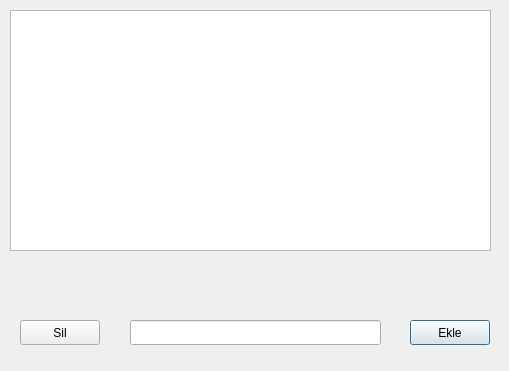
<?xml version="1.0" encoding="UTF-8"?>
<ui version="4.0">
 <class>ornek</class>
 <widget class="QDialog" name="ornek">
  <property name="geometry">
   <rect>
    <x>0</x>
    <y>0</y>
    <width>509</width>
    <height>371</height>
   </rect>
  </property>
  <property name="windowTitle">
   <string>Dialog</string>
  </property>
  <widget class="QListWidget" name="liste">
   <property name="geometry">
    <rect>
     <x>10</x>
     <y>10</y>
     <width>481</width>
     <height>241</height>
    </rect>
   </property>
  </widget>
  <widget class="QPushButton" name="btn_ekle">
   <property name="geometry">
    <rect>
     <x>410</x>
     <y>320</y>
     <width>80</width>
     <height>25</height>
    </rect>
   </property>
   <property name="text">
    <string>Ekle</string>
   </property>
  </widget>
  <widget class="QLineEdit" name="edit_eleman">
   <property name="geometry">
    <rect>
     <x>130</x>
     <y>320</y>
     <width>251</width>
     <height>25</height>
    </rect>
   </property>
  </widget>
  <widget class="QPushButton" name="btn_sil">
   <property name="geometry">
    <rect>
     <x>20</x>
     <y>320</y>
     <width>80</width>
     <height>25</height>
    </rect>
   </property>
   <property name="text">
    <string>Sil</string>
   </property>
  </widget>
 </widget>
 <resources/>
 <connections>
  <connection>
   <sender>btn_sil</sender>
   <signal>clicked()</signal>
   <receiver>ornek</receiver>
   <slot>btn_sil_basildi()</slot>
   <hints>
    <hint type="sourcelabel">
     <x>58</x>
     <y>329</y>
    </hint>
    <hint type="destinationlabel">
     <x>54</x>
     <y>303</y>
    </hint>
   </hints>
  </connection>
  <connection>
   <sender>btn_ekle</sender>
   <signal>clicked()</signal>
   <receiver>ornek</receiver>
   <slot>btn_ekle_basildi()</slot>
   <hints>
    <hint type="sourcelabel">
     <x>452</x>
     <y>330</y>
    </hint>
    <hint type="destinationlabel">
     <x>447</x>
     <y>307</y>
    </hint>
   </hints>
  </connection>
  <connection>
   <sender>liste</sender>
   <signal>itemActivated(QListWidgetItem*)</signal>
   <receiver>ornek</receiver>
   <slot>list_eleman_tiklandi()</slot>
   <hints>
    <hint type="sourcelabel">
     <x>243</x>
     <y>224</y>
    </hint>
    <hint type="destinationlabel">
     <x>251</x>
     <y>275</y>
    </hint>
   </hints>
  </connection>
  <connection>
   <sender>liste</sender>
   <signal>clicked(QModelIndex)</signal>
   <receiver>ornek</receiver>
   <slot>list_eleman_tiklandi()</slot>
   <hints>
    <hint type="sourcelabel">
     <x>144</x>
     <y>228</y>
    </hint>
    <hint type="destinationlabel">
     <x>147</x>
     <y>269</y>
    </hint>
   </hints>
  </connection>
 </connections>
 <slots>
  <slot>btn_sil_basildi()</slot>
  <slot>btn_ekle_basildi()</slot>
  <slot>list_eleman_tiklandi()</slot>
 </slots>
</ui>
